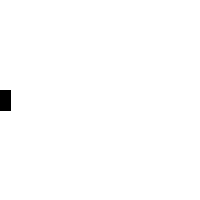
Frame 1 (no input)
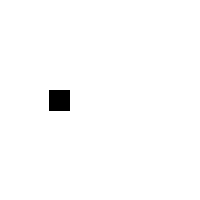
Frame 60 (the mouse pressed at the canvas centre just before this capture)
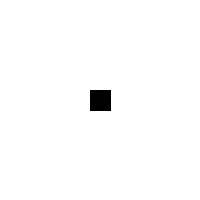
Frame 120 (the mouse held since frame 60 and released just before this capture)

The Processing sketch that drew these frames (run headless with seeded random() and noise(); from frame 60 on, the mouse is pressed at the canvas centre):

// Processing sketch: lab_4
// ── lab_4.pde
float x = 0;

void setup(){
  size(200,200);
  rectMode(CENTER);
}

void draw(){
  background(255);
  fill(0);
  rect(x, 100, 20, 20);
  
  x = x + 1;
  
  if (x > 100){
     x = 100;
  }
}
